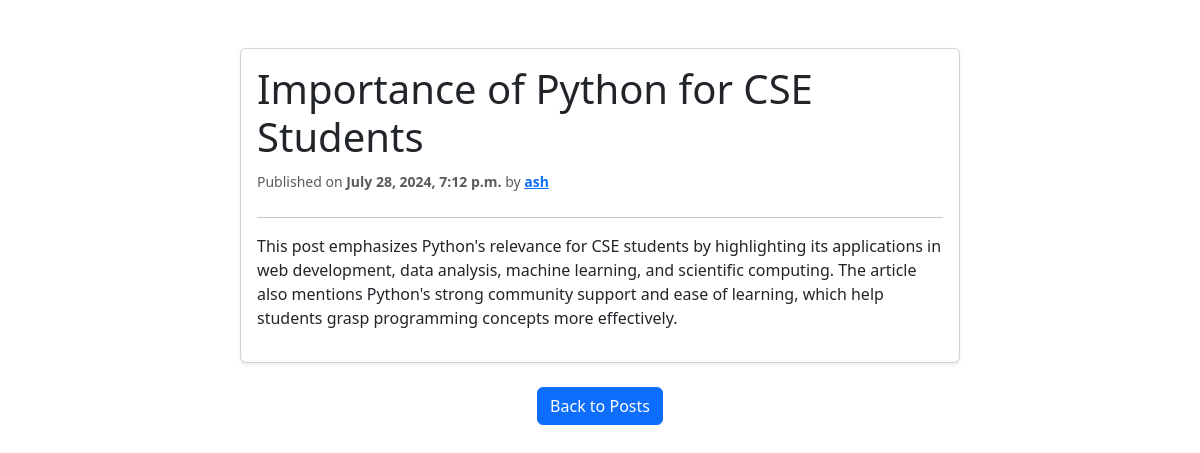
Page /9/ on the committed database.
### Blog/models.py (models this page shows, shortened)
class Post(models.Model):
    class Status(models.TextChoices):
        DRAFT = "DF", "Draft"
        PUBLISHED = "PB", "Published"
    title = models.CharField(max_length=250)
    slug = models.SlugField(
        max_length=250,
        unique_for_date='publish'
    )
    author = models.ForeignKey(
        User,
        on_delete=models.CASCADE,
        related_name="blog_posts"
    )
    body = models.TextField()
    publish = models.DateTimeField(default=timezone.now)
    created = models.DateTimeField(auto_now_add=True)
    updated = models.DateTimeField(auto_now=True)
    status = models.CharField(
        max_length=2,
        choices=Status.choices,
        default=Status.DRAFT
    )
    objects = models.Manager()
    published = PublishedManager()
    class Meta:
        ordering = ['-publish']  # Oldest to Newest.

### Blog/views.py (the view)
# urls.py: path("<int:pk>/", BlogDetailView.as_view(), name="detail"),
class BlogDetailView(DetailView):
    model = Post
    template_name="../templates/blog/post/detail.html"

### templates/blog/post/detail.html (shortened to what this page needs)
{% extends "blog/base.html" %}
{% block content %}
<div class="container mt-5">
    <div class="row justify-content-center">
        <div class="col-md-8">
            <div class="card mb-4 shadow-sm">
                <div class="card-body">
                    <h1 class="card-title">{{ post.title }}</h1>
                    <p class="card-text text-muted mb-4">
                        <small>
                             Published on
                            <span class="fw-semibold">{{ post.publish|date:"F j, Y, g:i a" }}</span> by
                            <a href="{% url 'user_posts' post.author %}" class="text-primary fw-bold">{{ post.author }}</a>
                        </small>
                    </p>
                    <hr>
                    <div class="post-body">
                        {{ post.body|linebreaks }}
                    </div>
                </div>
            </div>
            <div class="text-center mt-4">
                <a href="{% url 'home' %}" class="btn btn-primary">Back to Posts</a>
            </div>
        </div>
    </div>
</div>
{% endblock %}

### rows in the picture
Post: title "Importance of Python for CSE Students", publish "July 28, 2024, 7:12 p.m.", author "ash", body "This post emphasizes Python's relevance for CSE students by highlighting its applications in web development, data analysis, machine learning, and scientific computing. The article also mentions Python's strong community support and ease of learning, which help students grasp programming concepts more effectively."
